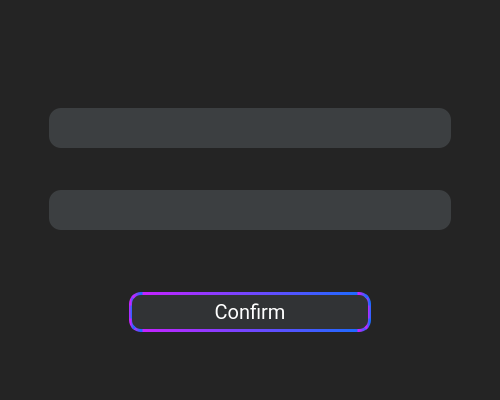
<?xml version="1.0" encoding="UTF-8"?>
<ui version="4.0">
 <class>Login_form</class>
 <widget class="QMainWindow" name="Login_form">
  <property name="geometry">
   <rect>
    <x>0</x>
    <y>0</y>
    <width>500</width>
    <height>400</height>
   </rect>
  </property>
  <property name="minimumSize">
   <size>
    <width>500</width>
    <height>400</height>
   </size>
  </property>
  <property name="maximumSize">
   <size>
    <width>800</width>
    <height>700</height>
   </size>
  </property>
  <property name="font">
   <font>
    <family>sans-serif</family>
    <pointsize>16</pointsize>
    <weight>50</weight>
    <bold>false</bold>
   </font>
  </property>
  <property name="windowTitle">
   <string>MainWindow</string>
  </property>
  <property name="styleSheet">
   <string notr="true">QMainWindow{
	background-color: #242424;
	font-family: sans-serif;
}</string>
  </property>
  <property name="tabShape">
   <enum>QTabWidget::Rounded</enum>
  </property>
  <property name="unifiedTitleAndToolBarOnMac">
   <bool>false</bool>
  </property>
  <widget class="QWidget" name="centralwidget">
   <property name="styleSheet">
    <string notr="true">QWidget{
	background-color: #242424;
	font-family: Roboto;
	color: white;
	font-size: 20px;
	font-weight: 100px;
}
</string>
   </property>
   <layout class="QVBoxLayout" name="verticalLayout">
    <item>
     <spacer name="verticalSpacer_5">
      <property name="orientation">
       <enum>Qt::Vertical</enum>
      </property>
      <property name="sizeType">
       <enum>QSizePolicy::Minimum</enum>
      </property>
      <property name="sizeHint" stdset="0">
       <size>
        <width>20</width>
        <height>20</height>
       </size>
      </property>
     </spacer>
    </item>
    <item>
     <layout class="QHBoxLayout" name="horizontalLayout_4">
      <item>
       <spacer name="horizontalSpacer_5">
        <property name="orientation">
         <enum>Qt::Horizontal</enum>
        </property>
        <property name="sizeHint" stdset="0">
         <size>
          <width>40</width>
          <height>20</height>
         </size>
        </property>
       </spacer>
      </item>
      <item>
       <widget class="QLabel" name="lbl_error">
        <property name="sizePolicy">
         <sizepolicy hsizetype="Preferred" vsizetype="Fixed">
          <horstretch>0</horstretch>
          <verstretch>0</verstretch>
         </sizepolicy>
        </property>
        <property name="styleSheet">
         <string notr="true">QLabel{
	color: #973A38;
	font-size: 18px;
	background-color: #242424;
}</string>
        </property>
        <property name="text">
         <string/>
        </property>
        <property name="alignment">
         <set>Qt::AlignCenter</set>
        </property>
       </widget>
      </item>
      <item>
       <spacer name="horizontalSpacer_6">
        <property name="orientation">
         <enum>Qt::Horizontal</enum>
        </property>
        <property name="sizeHint" stdset="0">
         <size>
          <width>40</width>
          <height>20</height>
         </size>
        </property>
       </spacer>
      </item>
     </layout>
    </item>
    <item>
     <spacer name="verticalSpacer">
      <property name="orientation">
       <enum>Qt::Vertical</enum>
      </property>
      <property name="sizeType">
       <enum>QSizePolicy::Preferred</enum>
      </property>
      <property name="sizeHint" stdset="0">
       <size>
        <width>20</width>
        <height>20</height>
       </size>
      </property>
     </spacer>
    </item>
    <item>
     <layout class="QHBoxLayout" name="horizontalLayout_3">
      <item>
       <spacer name="horizontalSpacer_3">
        <property name="orientation">
         <enum>Qt::Horizontal</enum>
        </property>
        <property name="sizeHint" stdset="0">
         <size>
          <width>40</width>
          <height>20</height>
         </size>
        </property>
       </spacer>
      </item>
      <item>
       <widget class="QLineEdit" name="lineEdit_login">
        <property name="sizePolicy">
         <sizepolicy hsizetype="Preferred" vsizetype="Fixed">
          <horstretch>1</horstretch>
          <verstretch>0</verstretch>
         </sizepolicy>
        </property>
        <property name="maximumSize">
         <size>
          <width>750</width>
          <height>40</height>
         </size>
        </property>
        <property name="baseSize">
         <size>
          <width>400</width>
          <height>40</height>
         </size>
        </property>
        <property name="styleSheet">
         <string notr="true">QLineEdit{
	background-color: #3C3F41;
	border-radius: 12%;
	color: white;
	font-size: 20px;
}</string>
        </property>
        <property name="alignment">
         <set>Qt::AlignCenter</set>
        </property>
       </widget>
      </item>
      <item>
       <spacer name="horizontalSpacer_4">
        <property name="orientation">
         <enum>Qt::Horizontal</enum>
        </property>
        <property name="sizeHint" stdset="0">
         <size>
          <width>40</width>
          <height>20</height>
         </size>
        </property>
       </spacer>
      </item>
     </layout>
    </item>
    <item>
     <spacer name="verticalSpacer_2">
      <property name="orientation">
       <enum>Qt::Vertical</enum>
      </property>
      <property name="sizeType">
       <enum>QSizePolicy::Minimum</enum>
      </property>
      <property name="sizeHint" stdset="0">
       <size>
        <width>20</width>
        <height>20</height>
       </size>
      </property>
     </spacer>
    </item>
    <item>
     <layout class="QHBoxLayout" name="horizontalLayout_2">
      <item>
       <spacer name="horizontalSpacer">
        <property name="orientation">
         <enum>Qt::Horizontal</enum>
        </property>
        <property name="sizeType">
         <enum>QSizePolicy::Expanding</enum>
        </property>
        <property name="sizeHint" stdset="0">
         <size>
          <width>40</width>
          <height>20</height>
         </size>
        </property>
       </spacer>
      </item>
      <item>
       <widget class="QLineEdit" name="lineEdit_password">
        <property name="sizePolicy">
         <sizepolicy hsizetype="Preferred" vsizetype="Fixed">
          <horstretch>1</horstretch>
          <verstretch>0</verstretch>
         </sizepolicy>
        </property>
        <property name="maximumSize">
         <size>
          <width>750</width>
          <height>40</height>
         </size>
        </property>
        <property name="baseSize">
         <size>
          <width>400</width>
          <height>40</height>
         </size>
        </property>
        <property name="layoutDirection">
         <enum>Qt::LeftToRight</enum>
        </property>
        <property name="autoFillBackground">
         <bool>false</bool>
        </property>
        <property name="styleSheet">
         <string notr="true">QLineEdit{
	background-color: #3C3F41;
	border-radius: 12%;
	color: white;
	font-size: 20px;
}</string>
        </property>
        <property name="inputMethodHints">
         <set>Qt::ImhNone</set>
        </property>
        <property name="inputMask">
         <string/>
        </property>
        <property name="text">
         <string/>
        </property>
        <property name="alignment">
         <set>Qt::AlignCenter</set>
        </property>
       </widget>
      </item>
      <item>
       <spacer name="horizontalSpacer_2">
        <property name="orientation">
         <enum>Qt::Horizontal</enum>
        </property>
        <property name="sizeType">
         <enum>QSizePolicy::Expanding</enum>
        </property>
        <property name="sizeHint" stdset="0">
         <size>
          <width>40</width>
          <height>20</height>
         </size>
        </property>
       </spacer>
      </item>
     </layout>
    </item>
    <item>
     <spacer name="verticalSpacer_3">
      <property name="orientation">
       <enum>Qt::Vertical</enum>
      </property>
      <property name="sizeType">
       <enum>QSizePolicy::Preferred</enum>
      </property>
      <property name="sizeHint" stdset="0">
       <size>
        <width>20</width>
        <height>40</height>
       </size>
      </property>
     </spacer>
    </item>
    <item>
     <layout class="QHBoxLayout" name="horizontalLayout">
      <item>
       <spacer name="horizontalSpacer_7">
        <property name="orientation">
         <enum>Qt::Horizontal</enum>
        </property>
        <property name="sizeType">
         <enum>QSizePolicy::Preferred</enum>
        </property>
        <property name="sizeHint" stdset="0">
         <size>
          <width>120</width>
          <height>20</height>
         </size>
        </property>
       </spacer>
      </item>
      <item>
       <widget class="QPushButton" name="btn_confirm">
        <property name="sizePolicy">
         <sizepolicy hsizetype="Minimum" vsizetype="Preferred">
          <horstretch>20</horstretch>
          <verstretch>10</verstretch>
         </sizepolicy>
        </property>
        <property name="minimumSize">
         <size>
          <width>20</width>
          <height>10</height>
         </size>
        </property>
        <property name="maximumSize">
         <size>
          <width>450</width>
          <height>40</height>
         </size>
        </property>
        <property name="baseSize">
         <size>
          <width>150</width>
          <height>40</height>
         </size>
        </property>
        <property name="styleSheet">
         <string notr="true">QPushButton{
	background-color: #313335;
	border: 3px qlineargradient(spread:pad, x1:0, y1:0, x2:1, y2:0, stop:0 #C622FF, stop:1 #1D6BFF);
	border-style: solid;
	border-radius: 12%;
}
QPushButton:hover{
background-color:  #5C6164;
}

QPushButton:pressed{
background-color:  #5C6164;
}

QPushButton:after{
background-color:  #5C6164;
}</string>
        </property>
        <property name="text">
         <string>Confirm</string>
        </property>
        <property name="shortcut">
         <string>Return</string>
        </property>
        <property name="default">
         <bool>false</bool>
        </property>
       </widget>
      </item>
      <item>
       <spacer name="horizontalSpacer_8">
        <property name="orientation">
         <enum>Qt::Horizontal</enum>
        </property>
        <property name="sizeType">
         <enum>QSizePolicy::Preferred</enum>
        </property>
        <property name="sizeHint" stdset="0">
         <size>
          <width>120</width>
          <height>20</height>
         </size>
        </property>
       </spacer>
      </item>
     </layout>
    </item>
    <item>
     <spacer name="verticalSpacer_4">
      <property name="orientation">
       <enum>Qt::Vertical</enum>
      </property>
      <property name="sizeType">
       <enum>QSizePolicy::Preferred</enum>
      </property>
      <property name="sizeHint" stdset="0">
       <size>
        <width>20</width>
        <height>40</height>
       </size>
      </property>
     </spacer>
    </item>
   </layout>
  </widget>
 </widget>
 <resources/>
 <connections/>
</ui>
